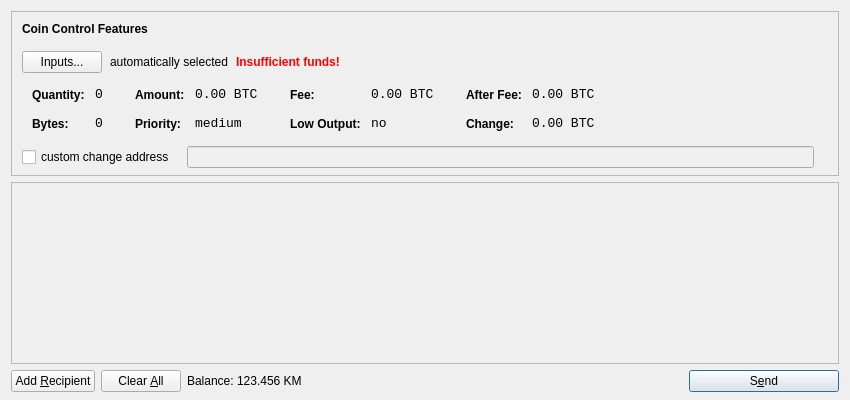
<?xml version="1.0" encoding="UTF-8"?>
<ui version="4.0">
 <class>SendCoinsDialog</class>
 <widget class="QDialog" name="SendCoinsDialog">
  <property name="geometry">
   <rect>
    <x>0</x>
    <y>0</y>
    <width>850</width>
    <height>400</height>
   </rect>
  </property>
  <property name="windowTitle">
   <string>Send Coins</string>
  </property>
  <layout class="QVBoxLayout" name="verticalLayout" stretch="0,1,0">
   <property name="bottomMargin">
    <number>8</number>
   </property>
   <item>
    <widget class="QFrame" name="frameCoinControl">
     <property name="sizePolicy">
      <sizepolicy hsizetype="Expanding" vsizetype="Expanding">
       <horstretch>0</horstretch>
       <verstretch>0</verstretch>
      </sizepolicy>
     </property>
     <property name="maximumSize">
      <size>
       <width>16777215</width>
       <height>16777215</height>
      </size>
     </property>
     <property name="frameShape">
      <enum>QFrame::StyledPanel</enum>
     </property>
     <property name="frameShadow">
      <enum>QFrame::Sunken</enum>
     </property>
     <layout class="QVBoxLayout" name="verticalLayoutCoinControl2">
      <property name="spacing">
       <number>-1</number>
      </property>
      <property name="leftMargin">
       <number>0</number>
      </property>
      <property name="topMargin">
       <number>0</number>
      </property>
      <property name="rightMargin">
       <number>0</number>
      </property>
      <property name="bottomMargin">
       <number>6</number>
      </property>
      <item>
       <layout class="QVBoxLayout" name="verticalLayoutCoinControl" stretch="0,0,0,0,1">
        <property name="spacing">
         <number>0</number>
        </property>
        <property name="leftMargin">
         <number>10</number>
        </property>
        <property name="topMargin">
         <number>10</number>
        </property>
        <item>
         <layout class="QHBoxLayout" name="horizontalLayoutCoinControl1">
          <property name="bottomMargin">
           <number>15</number>
          </property>
          <item>
           <widget class="QLabel" name="labelCoinControlFeatures">
            <property name="sizePolicy">
             <sizepolicy hsizetype="Preferred" vsizetype="Maximum">
              <horstretch>0</horstretch>
              <verstretch>0</verstretch>
             </sizepolicy>
            </property>
            <property name="font">
             <font>
              <weight>75</weight>
              <bold>true</bold>
             </font>
            </property>
            <property name="styleSheet">
             <string notr="true">font-weight:bold;</string>
            </property>
            <property name="text">
             <string>Coin Control Features</string>
            </property>
           </widget>
          </item>
         </layout>
        </item>
        <item>
         <layout class="QHBoxLayout" name="horizontalLayoutCoinControl2" stretch="0,0,0,0">
          <property name="spacing">
           <number>8</number>
          </property>
          <property name="bottomMargin">
           <number>10</number>
          </property>
          <item>
           <widget class="QPushButton" name="pushButtonCoinControl">
            <property name="styleSheet">
             <string notr="true"/>
            </property>
            <property name="text">
             <string>Inputs...</string>
            </property>
           </widget>
          </item>
          <item>
           <widget class="QLabel" name="labelCoinControlAutomaticallySelected">
            <property name="text">
             <string>automatically selected</string>
            </property>
            <property name="margin">
             <number>5</number>
            </property>
           </widget>
          </item>
          <item>
           <widget class="QLabel" name="labelCoinControlInsuffFunds">
            <property name="font">
             <font>
              <weight>75</weight>
              <bold>true</bold>
             </font>
            </property>
            <property name="styleSheet">
             <string notr="true">color:red;font-weight:bold;</string>
            </property>
            <property name="text">
             <string>Insufficient funds!</string>
            </property>
            <property name="margin">
             <number>5</number>
            </property>
           </widget>
          </item>
          <item>
           <spacer name="horizontalSpacerCoinControl">
            <property name="orientation">
             <enum>Qt::Horizontal</enum>
            </property>
            <property name="sizeHint" stdset="0">
             <size>
              <width>40</width>
              <height>1</height>
             </size>
            </property>
           </spacer>
          </item>
         </layout>
        </item>
        <item>
         <widget class="QWidget" name="widgetCoinControl" native="true">
          <property name="sizePolicy">
           <sizepolicy hsizetype="Preferred" vsizetype="Preferred">
            <horstretch>0</horstretch>
            <verstretch>0</verstretch>
           </sizepolicy>
          </property>
          <property name="minimumSize">
           <size>
            <width>0</width>
            <height>0</height>
           </size>
          </property>
          <property name="styleSheet">
           <string notr="true"/>
          </property>
          <layout class="QHBoxLayout" name="horizontalLayoutCoinControl5">
           <property name="margin">
            <number>0</number>
           </property>
           <item>
            <layout class="QHBoxLayout" name="horizontalLayoutCoinControl3" stretch="0,0,0,1">
             <property name="spacing">
              <number>20</number>
             </property>
             <property name="topMargin">
              <number>0</number>
             </property>
             <property name="bottomMargin">
              <number>10</number>
             </property>
             <item>
              <layout class="QFormLayout" name="formLayoutCoinControl1">
               <property name="horizontalSpacing">
                <number>10</number>
               </property>
               <property name="verticalSpacing">
                <number>14</number>
               </property>
               <property name="leftMargin">
                <number>10</number>
               </property>
               <property name="topMargin">
                <number>4</number>
               </property>
               <property name="rightMargin">
                <number>6</number>
               </property>
               <item row="0" column="0">
                <widget class="QLabel" name="labelCoinControlQuantityText">
                 <property name="styleSheet">
                  <string notr="true">font-weight:bold;</string>
                 </property>
                 <property name="text">
                  <string>Quantity:</string>
                 </property>
                 <property name="margin">
                  <number>0</number>
                 </property>
                </widget>
               </item>
               <item row="0" column="1">
                <widget class="QLabel" name="labelCoinControlQuantity">
                 <property name="font">
                  <font>
                   <family>Monospace</family>
                   <pointsize>10</pointsize>
                  </font>
                 </property>
                 <property name="cursor">
                  <cursorShape>IBeamCursor</cursorShape>
                 </property>
                 <property name="contextMenuPolicy">
                  <enum>Qt::ActionsContextMenu</enum>
                 </property>
                 <property name="text">
                  <string notr="true">0</string>
                 </property>
                 <property name="margin">
                  <number>0</number>
                 </property>
                 <property name="textInteractionFlags">
                  <set>Qt::LinksAccessibleByMouse|Qt::TextSelectableByKeyboard|Qt::TextSelectableByMouse</set>
                 </property>
                </widget>
               </item>
               <item row="1" column="0">
                <widget class="QLabel" name="labelCoinControlBytesText">
                 <property name="styleSheet">
                  <string notr="true">font-weight:bold;</string>
                 </property>
                 <property name="text">
                  <string>Bytes:</string>
                 </property>
                </widget>
               </item>
               <item row="1" column="1">
                <widget class="QLabel" name="labelCoinControlBytes">
                 <property name="font">
                  <font>
                   <family>Monospace</family>
                   <pointsize>10</pointsize>
                  </font>
                 </property>
                 <property name="cursor">
                  <cursorShape>IBeamCursor</cursorShape>
                 </property>
                 <property name="contextMenuPolicy">
                  <enum>Qt::ActionsContextMenu</enum>
                 </property>
                 <property name="text">
                  <string notr="true">0</string>
                 </property>
                 <property name="textInteractionFlags">
                  <set>Qt::LinksAccessibleByMouse|Qt::TextSelectableByKeyboard|Qt::TextSelectableByMouse</set>
                 </property>
                </widget>
               </item>
              </layout>
             </item>
             <item>
              <layout class="QFormLayout" name="formLayoutCoinControl2">
               <property name="horizontalSpacing">
                <number>10</number>
               </property>
               <property name="verticalSpacing">
                <number>14</number>
               </property>
               <property name="leftMargin">
                <number>6</number>
               </property>
               <property name="topMargin">
                <number>4</number>
               </property>
               <property name="rightMargin">
                <number>6</number>
               </property>
               <item row="0" column="0">
                <widget class="QLabel" name="labelCoinControlAmountText">
                 <property name="styleSheet">
                  <string notr="true">font-weight:bold;</string>
                 </property>
                 <property name="text">
                  <string>Amount:</string>
                 </property>
                 <property name="margin">
                  <number>0</number>
                 </property>
                </widget>
               </item>
               <item row="0" column="1">
                <widget class="QLabel" name="labelCoinControlAmount">
                 <property name="font">
                  <font>
                   <family>Monospace</family>
                   <pointsize>10</pointsize>
                  </font>
                 </property>
                 <property name="cursor">
                  <cursorShape>IBeamCursor</cursorShape>
                 </property>
                 <property name="contextMenuPolicy">
                  <enum>Qt::ActionsContextMenu</enum>
                 </property>
                 <property name="text">
                  <string notr="true">0.00 BTC</string>
                 </property>
                 <property name="textInteractionFlags">
                  <set>Qt::LinksAccessibleByMouse|Qt::TextSelectableByKeyboard|Qt::TextSelectableByMouse</set>
                 </property>
                </widget>
               </item>
               <item row="1" column="0">
                <widget class="QLabel" name="labelCoinControlPriorityText">
                 <property name="styleSheet">
                  <string notr="true">font-weight:bold;</string>
                 </property>
                 <property name="text">
                  <string>Priority:</string>
                 </property>
                </widget>
               </item>
               <item row="1" column="1">
                <widget class="QLabel" name="labelCoinControlPriority">
                 <property name="font">
                  <font>
                   <family>Monospace</family>
                   <pointsize>10</pointsize>
                  </font>
                 </property>
                 <property name="cursor">
                  <cursorShape>IBeamCursor</cursorShape>
                 </property>
                 <property name="contextMenuPolicy">
                  <enum>Qt::ActionsContextMenu</enum>
                 </property>
                 <property name="text">
                  <string>medium</string>
                 </property>
                 <property name="textInteractionFlags">
                  <set>Qt::LinksAccessibleByMouse|Qt::TextSelectableByKeyboard|Qt::TextSelectableByMouse</set>
                 </property>
                </widget>
               </item>
              </layout>
             </item>
             <item>
              <layout class="QFormLayout" name="formLayoutCoinControl3">
               <property name="horizontalSpacing">
                <number>10</number>
               </property>
               <property name="verticalSpacing">
                <number>14</number>
               </property>
               <property name="leftMargin">
                <number>6</number>
               </property>
               <property name="topMargin">
                <number>4</number>
               </property>
               <property name="rightMargin">
                <number>6</number>
               </property>
               <item row="0" column="0">
                <widget class="QLabel" name="labelCoinControlFeeText">
                 <property name="styleSheet">
                  <string notr="true">font-weight:bold;</string>
                 </property>
                 <property name="text">
                  <string>Fee:</string>
                 </property>
                 <property name="margin">
                  <number>0</number>
                 </property>
                </widget>
               </item>
               <item row="0" column="1">
                <widget class="QLabel" name="labelCoinControlFee">
                 <property name="font">
                  <font>
                   <family>Monospace</family>
                   <pointsize>10</pointsize>
                  </font>
                 </property>
                 <property name="cursor">
                  <cursorShape>IBeamCursor</cursorShape>
                 </property>
                 <property name="contextMenuPolicy">
                  <enum>Qt::ActionsContextMenu</enum>
                 </property>
                 <property name="text">
                  <string notr="true">0.00 BTC</string>
                 </property>
                 <property name="textInteractionFlags">
                  <set>Qt::LinksAccessibleByMouse|Qt::TextSelectableByKeyboard|Qt::TextSelectableByMouse</set>
                 </property>
                </widget>
               </item>
               <item row="1" column="0">
                <widget class="QLabel" name="labelCoinControlLowOutputText">
                 <property name="styleSheet">
                  <string notr="true">font-weight:bold;</string>
                 </property>
                 <property name="text">
                  <string>Low Output:</string>
                 </property>
                </widget>
               </item>
               <item row="1" column="1">
                <widget class="QLabel" name="labelCoinControlLowOutput">
                 <property name="font">
                  <font>
                   <family>Monospace</family>
                   <pointsize>10</pointsize>
                  </font>
                 </property>
                 <property name="cursor">
                  <cursorShape>IBeamCursor</cursorShape>
                 </property>
                 <property name="contextMenuPolicy">
                  <enum>Qt::ActionsContextMenu</enum>
                 </property>
                 <property name="text">
                  <string>no</string>
                 </property>
                 <property name="textInteractionFlags">
                  <set>Qt::LinksAccessibleByMouse|Qt::TextSelectableByKeyboard|Qt::TextSelectableByMouse</set>
                 </property>
                </widget>
               </item>
              </layout>
             </item>
             <item>
              <layout class="QFormLayout" name="formLayoutCoinControl4">
               <property name="horizontalSpacing">
                <number>10</number>
               </property>
               <property name="verticalSpacing">
                <number>14</number>
               </property>
               <property name="leftMargin">
                <number>6</number>
               </property>
               <property name="topMargin">
                <number>4</number>
               </property>
               <property name="rightMargin">
                <number>6</number>
               </property>
               <item row="0" column="0">
                <widget class="QLabel" name="labelCoinControlAfterFeeText">
                 <property name="styleSheet">
                  <string notr="true">font-weight:bold;</string>
                 </property>
                 <property name="text">
                  <string>After Fee:</string>
                 </property>
                 <property name="margin">
                  <number>0</number>
                 </property>
                </widget>
               </item>
               <item row="0" column="1">
                <widget class="QLabel" name="labelCoinControlAfterFee">
                 <property name="font">
                  <font>
                   <family>Monospace</family>
                   <pointsize>10</pointsize>
                  </font>
                 </property>
                 <property name="cursor">
                  <cursorShape>IBeamCursor</cursorShape>
                 </property>
                 <property name="contextMenuPolicy">
                  <enum>Qt::ActionsContextMenu</enum>
                 </property>
                 <property name="text">
                  <string notr="true">0.00 BTC</string>
                 </property>
                 <property name="textInteractionFlags">
                  <set>Qt::LinksAccessibleByMouse|Qt::TextSelectableByKeyboard|Qt::TextSelectableByMouse</set>
                 </property>
                </widget>
               </item>
               <item row="1" column="0">
                <widget class="QLabel" name="labelCoinControlChangeText">
                 <property name="styleSheet">
                  <string notr="true">font-weight:bold;</string>
                 </property>
                 <property name="text">
                  <string>Change:</string>
                 </property>
                </widget>
               </item>
               <item row="1" column="1">
                <widget class="QLabel" name="labelCoinControlChange">
                 <property name="font">
                  <font>
                   <family>Monospace</family>
                   <pointsize>10</pointsize>
                  </font>
                 </property>
                 <property name="cursor">
                  <cursorShape>IBeamCursor</cursorShape>
                 </property>
                 <property name="contextMenuPolicy">
                  <enum>Qt::ActionsContextMenu</enum>
                 </property>
                 <property name="text">
                  <string notr="true">0.00 BTC</string>
                 </property>
                 <property name="textInteractionFlags">
                  <set>Qt::LinksAccessibleByMouse|Qt::TextSelectableByKeyboard|Qt::TextSelectableByMouse</set>
                 </property>
                </widget>
               </item>
              </layout>
             </item>
            </layout>
           </item>
          </layout>
         </widget>
        </item>
        <item>
         <layout class="QHBoxLayout" name="horizontalLayoutCoinControl4" stretch="0,0,0">
          <property name="spacing">
           <number>12</number>
          </property>
          <property name="sizeConstraint">
           <enum>QLayout::SetDefaultConstraint</enum>
          </property>
          <property name="topMargin">
           <number>5</number>
          </property>
          <property name="rightMargin">
           <number>5</number>
          </property>
          <item>
           <widget class="QCheckBox" name="checkBoxCoinControlChange">
            <property name="text">
             <string>custom change address</string>
            </property>
           </widget>
          </item>
          <item>
           <widget class="QLineEdit" name="lineEditCoinControlChange">
            <property name="enabled">
             <bool>false</bool>
            </property>
            <property name="sizePolicy">
             <sizepolicy hsizetype="Expanding" vsizetype="Fixed">
              <horstretch>0</horstretch>
              <verstretch>0</verstretch>
             </sizepolicy>
            </property>
           </widget>
          </item>
          <item>
           <widget class="QLabel" name="labelCoinControlChangeLabel">
            <property name="sizePolicy">
             <sizepolicy hsizetype="Preferred" vsizetype="Expanding">
              <horstretch>0</horstretch>
              <verstretch>0</verstretch>
             </sizepolicy>
            </property>
            <property name="minimumSize">
             <size>
              <width>0</width>
              <height>0</height>
             </size>
            </property>
            <property name="text">
             <string/>
            </property>
            <property name="margin">
             <number>3</number>
            </property>
           </widget>
          </item>
         </layout>
        </item>
        <item>
         <spacer name="verticalSpacerCoinControl">
          <property name="orientation">
           <enum>Qt::Vertical</enum>
          </property>
          <property name="sizeHint" stdset="0">
           <size>
            <width>800</width>
            <height>1</height>
           </size>
          </property>
         </spacer>
        </item>
       </layout>
      </item>
     </layout>
    </widget>
   </item>
   <item>
    <widget class="QScrollArea" name="scrollArea">
     <property name="widgetResizable">
      <bool>true</bool>
     </property>
     <widget class="QWidget" name="scrollAreaWidgetContents">
      <property name="geometry">
       <rect>
        <x>0</x>
        <y>0</y>
        <width>830</width>
        <height>165</height>
       </rect>
      </property>
      <layout class="QVBoxLayout" name="verticalLayout_2">
       <property name="margin">
        <number>0</number>
       </property>
       <item>
        <layout class="QVBoxLayout" name="entries">
         <property name="spacing">
          <number>6</number>
         </property>
        </layout>
       </item>
       <item>
        <spacer name="verticalSpacer">
         <property name="orientation">
          <enum>Qt::Vertical</enum>
         </property>
         <property name="sizeHint" stdset="0">
          <size>
           <width>20</width>
           <height>40</height>
          </size>
         </property>
        </spacer>
       </item>
      </layout>
     </widget>
    </widget>
   </item>
   <item>
    <layout class="QHBoxLayout" name="horizontalLayout">
     <item>
      <widget class="QPushButton" name="addButton">
       <property name="toolTip">
        <string>Send to multiple recipients at once</string>
       </property>
       <property name="text">
        <string>Add &amp;Recipient</string>
       </property>
       <property name="icon">
        <iconset resource="../bitcoin.qrc">
         <normaloff>:/icons/add</normaloff>:/icons/add</iconset>
       </property>
       <property name="autoDefault">
        <bool>false</bool>
       </property>
      </widget>
     </item>
     <item>
      <widget class="QPushButton" name="clearButton">
       <property name="sizePolicy">
        <sizepolicy hsizetype="Minimum" vsizetype="Fixed">
         <horstretch>0</horstretch>
         <verstretch>0</verstretch>
        </sizepolicy>
       </property>
       <property name="toolTip">
        <string>Remove all transaction fields</string>
       </property>
       <property name="text">
        <string>Clear &amp;All</string>
       </property>
       <property name="icon">
        <iconset resource="../bitcoin.qrc">
         <normaloff>:/icons/remove</normaloff>:/icons/remove</iconset>
       </property>
       <property name="autoRepeatDelay">
        <number>300</number>
       </property>
       <property name="autoDefault">
        <bool>false</bool>
       </property>
      </widget>
     </item>
     <item>
      <layout class="QHBoxLayout" name="horizontalLayout_2">
       <property name="spacing">
        <number>3</number>
       </property>
       <item>
        <widget class="QLabel" name="label">
         <property name="text">
          <string>Balance:</string>
         </property>
        </widget>
       </item>
       <item>
        <widget class="QLabel" name="labelBalance">
         <property name="cursor">
          <cursorShape>IBeamCursor</cursorShape>
         </property>
         <property name="text">
          <string>123.456 KM</string>
         </property>
         <property name="textInteractionFlags">
          <set>Qt::LinksAccessibleByMouse|Qt::TextSelectableByKeyboard|Qt::TextSelectableByMouse</set>
         </property>
        </widget>
       </item>
      </layout>
     </item>
     <item>
      <spacer name="horizontalSpacer">
       <property name="orientation">
        <enum>Qt::Horizontal</enum>
       </property>
       <property name="sizeHint" stdset="0">
        <size>
         <width>40</width>
         <height>20</height>
        </size>
       </property>
      </spacer>
     </item>
     <item>
      <widget class="QPushButton" name="sendButton">
       <property name="minimumSize">
        <size>
         <width>150</width>
         <height>0</height>
        </size>
       </property>
       <property name="toolTip">
        <string>Confirm the send action</string>
       </property>
       <property name="text">
        <string>S&amp;end</string>
       </property>
       <property name="icon">
        <iconset resource="../bitcoin.qrc">
         <normaloff>:/icons/send</normaloff>:/icons/send</iconset>
       </property>
       <property name="default">
        <bool>true</bool>
       </property>
      </widget>
     </item>
    </layout>
   </item>
  </layout>
 </widget>
 <resources>
  <include location="../bitcoin.qrc"/>
 </resources>
 <connections/>
</ui>
